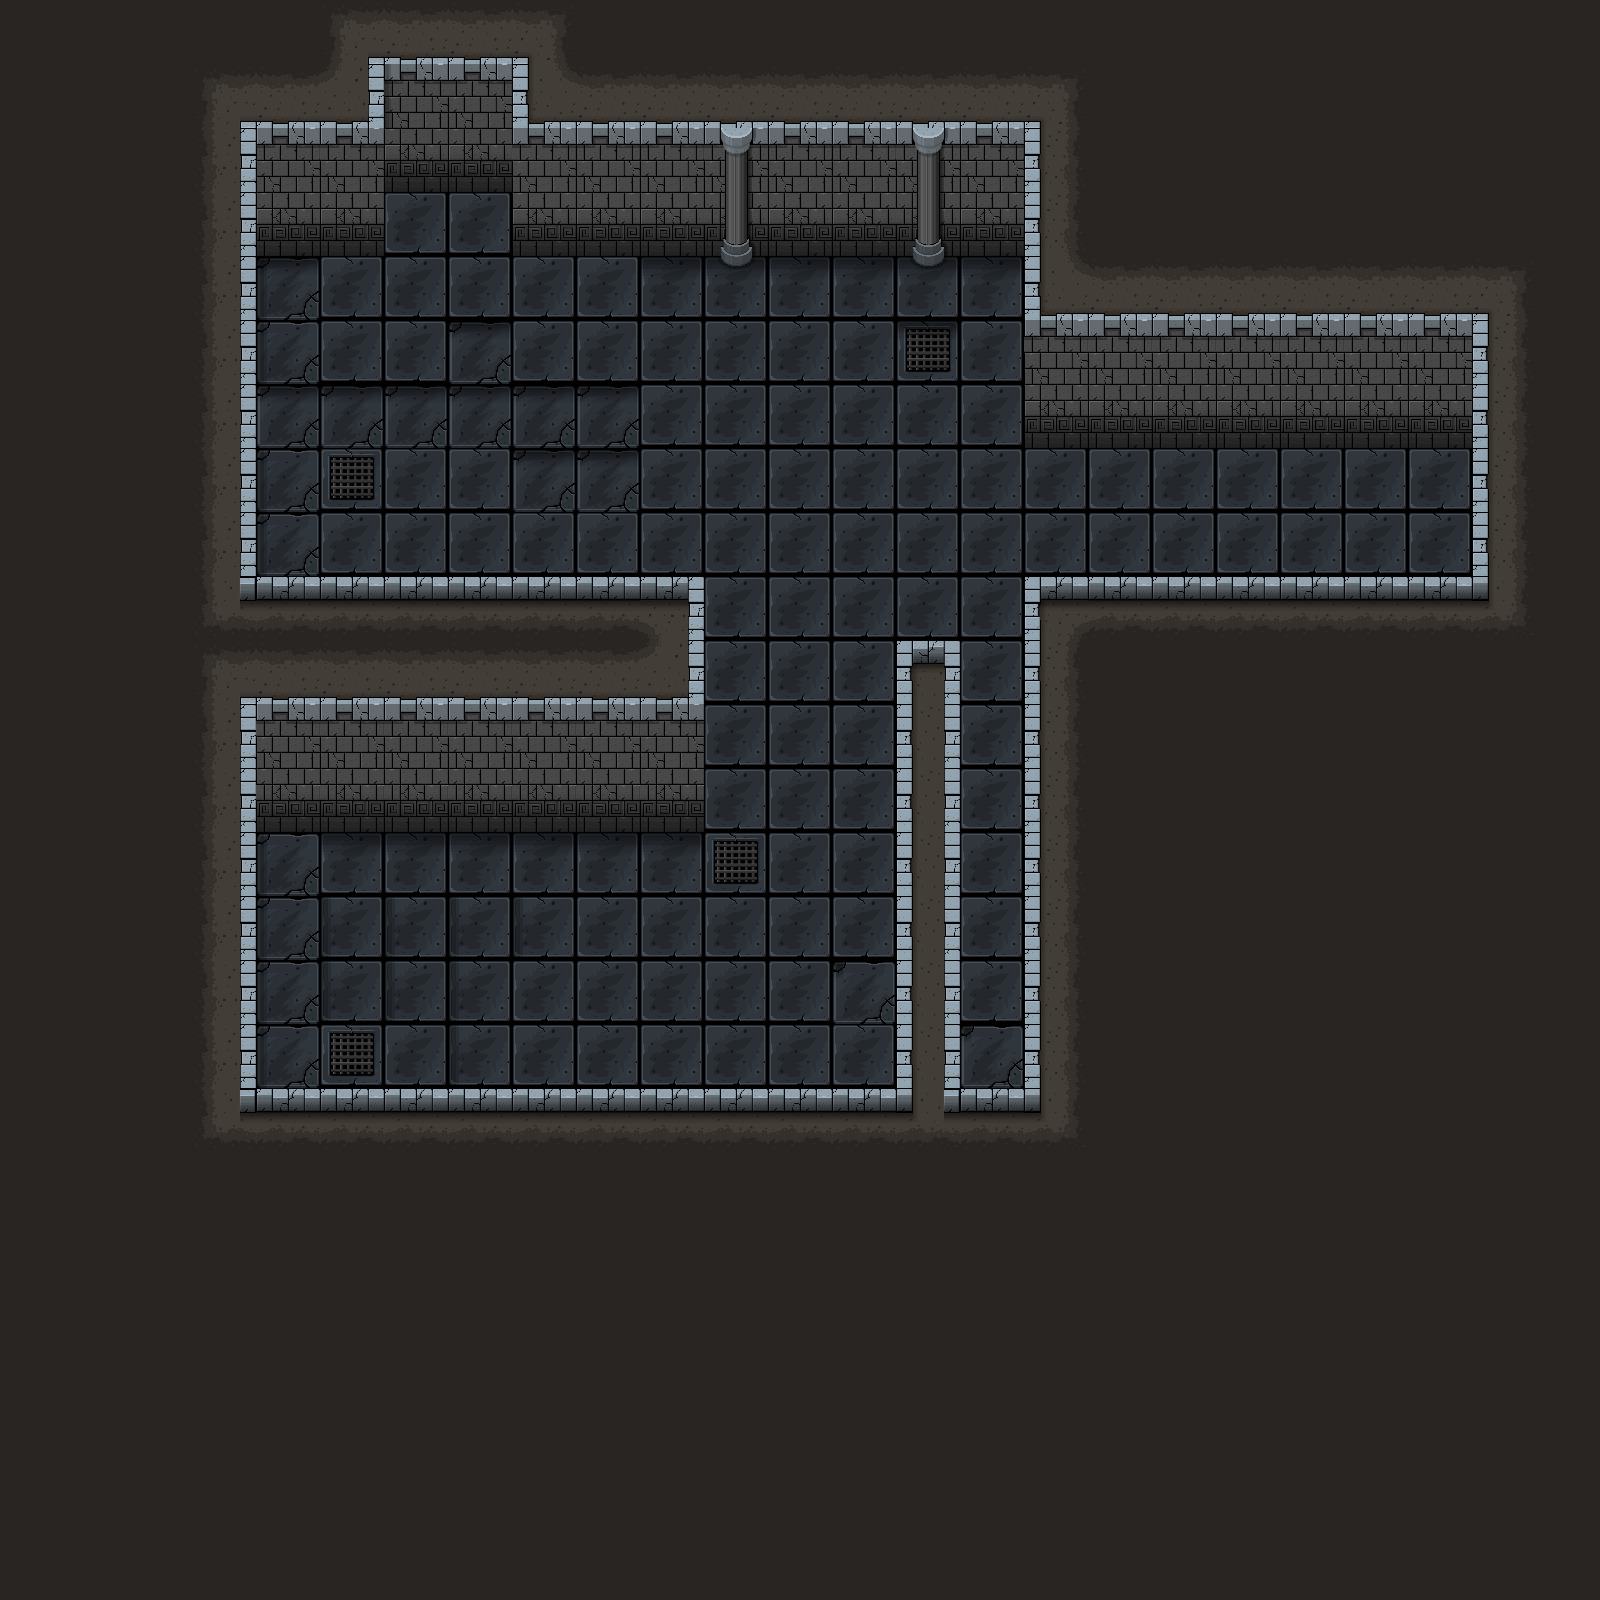

Below is a game level as drawn by its tile map, then a one-line description and the .tmx file that defines it, in full:
An orthogonal 25x25 tile map with 64x64 px tiles, 2 tile layers (Tile Layer 1, Tile Layer 2), 3 tilesets and 26 objects (CAMERA).

<map version="1.2" tiledversion="1.2.4" orientation="orthogonal" renderorder="right-down" width="25" height="25" tilewidth="64" tileheight="64" infinite="0" nextlayerid="9" nextobjectid="87">
 <tileset firstgid="1" source="Characters.tsx" />
 <tileset firstgid="8" source="TILESET_THE_DUNGEON.tsx" />
 <tileset firstgid="98" source="OBJECTS_THE_DUNGEON.tsx" />
 <layer id="5" name="Tile Layer 1" width="25" height="25">
  <data encoding="csv">
0,0,0,61,61,68,64,64,69,61,0,0,0,0,0,0,0,0,0,0,0,0,0,0,0,
0,0,0,0,64,65,49,18,63,64,64,64,64,64,64,64,0,0,0,0,0,0,0,0,0,
0,0,0,0,80,18,19,19,18,80,80,17,80,80,17,80,0,0,0,0,0,0,0,0,0,
0,0,0,0,19,19,31,31,19,19,19,21,19,19,21,19,0,0,0,0,0,0,0,0,0,
0,0,0,0,28,31,31,31,31,31,26,25,26,26,25,26,0,0,0,0,0,0,0,0,0,
0,0,0,0,29,31,31,24,31,31,31,31,31,31,23,31,18,18,18,18,18,18,18,0,0,
0,0,0,0,24,24,24,24,24,24,31,31,31,31,31,31,19,19,19,19,19,19,19,0,0,
0,0,0,0,29,33,31,31,24,24,31,31,31,31,31,31,31,31,31,31,31,31,31,0,0,
0,0,0,0,29,31,31,31,31,31,31,31,31,31,31,31,31,31,31,31,31,31,31,0,0,
0,0,0,0,31,31,31,31,31,31,31,31,31,31,31,31,31,31,31,31,31,31,31,0,0,
0,0,0,0,0,0,0,0,0,0,0,31,31,31,31,31,0,0,0,0,0,0,0,0,0,
0,0,0,0,18,18,18,18,18,18,18,31,31,31,0,31,0,0,0,0,0,0,0,0,0,
0,0,0,0,22,22,22,22,22,22,22,31,31,31,0,31,0,0,0,0,0,0,0,0,0,
0,0,0,0,29,26,26,26,26,26,26,33,31,31,0,31,0,0,0,0,0,0,0,0,0,
0,0,0,0,29,30,30,30,30,31,31,31,31,31,0,31,0,0,0,0,0,0,0,0,0,
0,0,0,0,29,30,30,30,31,31,31,31,31,27,0,31,0,0,0,0,0,0,0,0,0,
0,0,0,0,29,33,31,30,31,31,31,31,31,31,0,27,0,0,0,0,0,0,0,0,0,
0,0,0,0,31,31,31,31,31,31,31,31,31,31,0,31,0,0,0,0,0,0,0,0,0,
0,0,0,0,0,0,0,0,0,0,0,0,0,0,0,0,0,0,0,0,0,0,0,0,0,
0,0,0,0,0,0,0,0,0,0,0,0,0,0,0,0,0,0,0,0,0,0,0,0,0,
0,0,0,0,0,0,0,0,0,0,0,0,0,0,0,0,0,0,0,0,0,0,0,0,0,
0,0,0,0,0,0,0,0,0,0,0,0,0,0,0,0,0,0,0,0,0,0,0,0,0,
0,0,0,0,0,0,0,0,0,0,0,0,0,0,0,0,0,0,0,0,0,0,0,0,0,
0,0,0,0,0,0,0,0,0,0,0,0,0,0,0,0,0,0,0,0,0,0,0,0,0,
0,0,0,0,0,0,0,0,0,0,0,0,0,0,0,0,0,0,0,0,0,0,0,0,0
</data>
 </layer>
 <objectgroup id="6" name="Object Layer 2">
  <object id="31" gid="102" x="962.667" y="317.333" width="58" height="74" />
  <object id="32" gid="109" x="1034" y="475.333" width="45" height="61" />
  <object id="33" gid="109" x="646" y="862" width="45" height="61" />
  <object id="34" gid="110" x="265.333" y="313.667" width="57" height="47" />
  <object id="35" gid="110" x="283.508" y="578.303" width="57" height="47" rotation="321.474" />
  <object id="47" gid="115" x="614" y="235.667" width="69" height="62" />
  <object id="48" gid="115" x="1125.33" y="426.333" width="69" height="62" />
  <object id="49" gid="115" x="1382" y="423.667" width="69" height="62" />
  <object id="50" gid="117" x="742.5" y="237" width="69" height="62" />
  <object id="51" gid="117" x="809" y="236.5" width="69" height="62" />
  <object id="52" gid="117" x="781.5" y="237" width="69" height="62" />
  <object id="53" gid="117" x="941" y="236" width="69" height="62" />
  <object id="58" gid="118" x="306" y="797" width="40" height="72" />
  <object id="59" gid="119" x="596.667" y="797.333" width="40" height="72" />
  <object id="60" gid="117" x="360" y="801" width="69" height="62" />
  <object id="61" gid="115" x="481.333" y="801" width="69" height="62" />
  <object id="66" gid="99" x="871" y="221.667" width="47" height="99" />
  <object id="67" gid="98" x="427" y="772.333" width="46" height="67" />
  <object id="68" gid="103" x="835" y="825" width="55" height="63" />
  <object id="69" gid="100" x="834.333" y="569.667" width="58" height="74" />
  <object id="84" gid="107" x="512" y="192" width="128" height="64" rotation="180" />
 </objectgroup>
 <objectgroup id="2" name="Object Layer 1">
  <object id="7" x="1024" y="256">
   <polyline points="0,0 -512,0 -512,-64 -640,-64 -640,0 -768,0 -768,384 -320,384 -320,576 -768,576 -768,832 -768,896 -128,896" />
  </object>
  <object id="20" x="1024" y="256">
   <polyline points="0,0 0,192 448,192 448,384 0,384 0,896 -64,896 -64,448 -128,448 -128,960" />
  </object>
  <object id="80" gid="7" x="410.333" y="306.333" width="117" height="78" />
  <object id="86" gid="6" x="323" y="322.333" width="163" height="107" />
 </objectgroup>
 <layer id="3" name="Tile Layer 2" width="25" height="25">
  <data encoding="csv">
61,61,61,61,0,0,0,0,0,0,61,61,61,61,61,61,61,61,61,61,61,61,61,61,61,
61,61,61,68,0,0,0,0,0,0,0,0,0,0,0,0,69,61,61,61,61,61,61,61,61,
61,61,61,62,0,0,0,0,0,0,0,0,0,0,0,0,60,61,61,61,61,61,61,61,61,
61,61,61,62,0,0,0,0,0,0,0,0,0,0,0,0,60,61,61,61,61,61,61,61,61,
61,61,61,62,0,0,0,0,0,0,0,0,0,0,0,0,63,64,64,64,64,64,64,69,61,
61,61,61,62,0,0,0,0,0,0,0,0,0,0,0,0,0,0,0,0,0,0,0,60,61,
61,61,61,62,0,0,0,0,0,0,0,0,0,0,0,0,0,0,0,0,0,0,0,60,61,
61,61,61,62,0,0,0,0,0,0,0,0,0,0,0,0,0,0,0,0,0,0,0,60,61,
61,61,61,62,0,0,0,0,0,0,0,0,0,0,0,0,0,0,0,0,0,0,0,60,61,
61,61,61,70,58,58,58,58,58,58,59,0,0,0,0,0,57,58,58,58,58,58,58,71,61,
61,61,61,68,64,64,64,64,64,64,65,0,0,0,76,0,60,61,61,61,61,61,61,61,61,
61,61,61,62,0,0,0,0,0,0,0,0,0,0,77,0,60,61,61,61,61,61,61,61,61,
61,61,61,62,0,0,0,0,0,0,0,0,0,0,77,0,60,61,61,61,61,61,61,61,61,
61,61,61,62,0,0,0,0,0,0,0,0,0,0,77,0,60,61,61,61,61,61,61,61,61,
61,61,61,62,0,0,0,0,0,0,0,0,0,0,77,0,60,61,61,61,61,61,61,61,61,
61,61,61,62,0,0,0,0,0,0,0,0,0,0,77,0,60,61,61,61,61,61,61,61,61,
61,61,61,62,0,0,0,0,0,0,0,0,0,0,77,0,60,61,61,61,61,61,61,61,61,
61,61,61,70,58,58,58,58,58,58,58,58,58,58,75,58,71,61,61,61,61,61,61,61,61,
61,61,61,61,61,61,61,61,61,61,61,61,61,61,61,61,61,61,61,61,61,61,61,61,61,
61,61,61,61,61,61,61,61,61,61,61,61,61,61,61,61,61,61,61,61,61,61,61,61,61,
61,61,61,61,61,61,61,61,61,61,61,61,61,61,61,61,61,61,61,61,61,61,61,61,61,
61,61,61,61,61,61,61,61,61,61,61,61,61,61,61,61,61,61,61,61,61,61,61,61,61,
61,61,61,61,61,61,61,61,61,61,61,61,61,61,61,61,61,61,61,61,61,61,61,61,61,
61,61,61,61,61,61,61,61,61,61,61,61,61,61,61,61,61,61,61,61,61,61,61,61,61,
61,61,61,61,61,61,61,61,61,61,61,61,61,61,61,61,61,61,61,61,61,61,61,61,61
</data>
 </layer>
 <objectgroup id="7" name="Object Layer 3" />
 <objectgroup id="8" name="Shapes" visible="0">
  <object id="77" name="CAMERA" x="178" y="68" width="1614" height="1216">
   <properties>
    <property name="isSensor" type="bool" value="true" />
   </properties>
  </object>
 </objectgroup>
</map>
